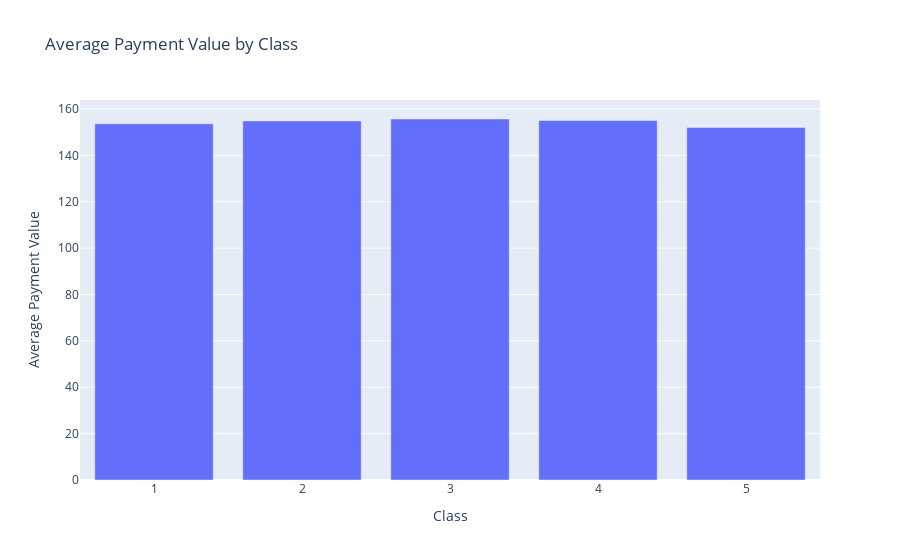

This figure's notebook cell:
### Code cell
rfm_df_payment = pd.merge(rfm_df, df_payments, left_on='customer_unique_id', right_on='order_id', how='inner')

avg_payment = rfm_df_payment.groupby('class')['payment_value'].mean().reset_index()

fig = px.bar(avg_payment, 
             x='class', 
             y='payment_value', 
             title='Average Payment Value by Class',
             labels={'class': 'Class', 'payment_value': 'Average Payment Value'})
fig.show()

### Figure 1 — Plotly figure (JSON) as saved in the notebook; plotly's stock layout.template omitted (floating-point values rounded to 4 significant figures)
{"data": [{"alignmentgroup": "True", "hovertemplate": "Class=%{x}<br>Average Payment Value=%{y}<extra></extra>", "legendgroup": "", "marker": {"color": "#636efa", "pattern": {"shape": ""}}, "name": "", "offsetgroup": "", "orientation": "v", "showlegend": false, "textposition": "auto", "type": "bar", "x": ["1", "2", "3", "4", "5"], "xaxis": "x", "y": [153.7, 154.9, 155.7, 155.1, 152.1], "yaxis": "y"}], "layout": {"barmode": "relative", "legend": {"tracegroupgap": 0}, "title": {"text": "Average Payment Value by Class"}, "xaxis": {"anchor": "y", "domain": [0, 1], "title": {"text": "Class"}}, "yaxis": {"anchor": "x", "domain": [0, 1], "title": {"text": "Average Payment Value"}}}}
